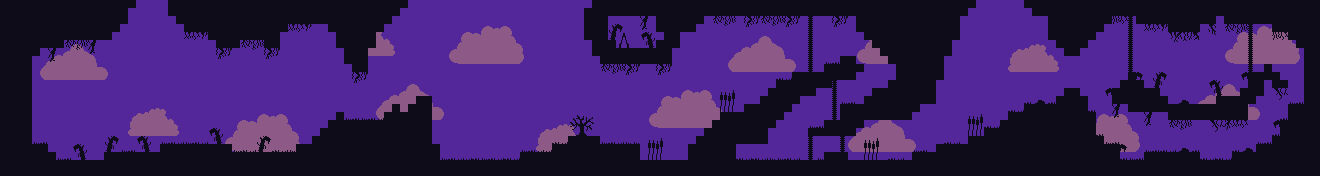

A 2D game scene composited from a Tiled map and its tileset images. What follows is a short description and the map's XML, with each tile layer's data collapsed to a summary:
An orthogonal 165x22 tile map with 8x8 px tiles, 3 tile layers (Clouds, Background, Foreground) and 10 objects (5x Slime Spawn, 3x Bat Spawn, 2x Emu Spawn).

<map version="1.5" tiledversion="1.7.2" orientation="orthogonal" renderorder="right-down" width="165" height="22" tilewidth="8" tileheight="8" infinite="0" backgroundcolor="#53269a" nextlayerid="5" nextobjectid="12">
 <tileset firstgid="1" source="background.tsx" />
 <layer id="3" name="Clouds" width="165" height="22">
  <data>[3630 cells, 609 non-empty, 69 distinct tile ids]</data>
 </layer>
 <layer id="1" name="Background" width="165" height="22">
  <data>[3630 cells, 1535 non-empty, 5 distinct tile ids]</data>
 </layer>
 <layer id="2" name="Foreground" width="165" height="22">
  <data>[3630 cells, 309 non-empty, 70 distinct tile ids]</data>
 </layer>
 <objectgroup id="4" name="Objects">
  <object id="1" type="Bat Spawn" x="560" y="56">
   <point />
  </object>
  <object id="2" type="Bat Spawn" x="472" y="32">
   <point />
  </object>
  <object id="4" type="Emu Spawn" x="992" y="128">
   <point />
  </object>
  <object id="5" type="Slime Spawn" x="488" y="160">
   <point />
  </object>
  <object id="6" type="Slime Spawn" x="280" y="152">
   <point />
  </object>
  <object id="7" type="Slime Spawn" x="216" y="144">
   <point />
  </object>
  <object id="8" type="Slime Spawn" x="368" y="120">
   <point />
  </object>
  <object id="9" type="Slime Spawn" x="744" y="160">
   <point />
  </object>
  <object id="10" type="Emu Spawn" x="808" y="72">
   <point />
  </object>
  <object id="11" type="Bat Spawn" x="1008" y="56">
   <point />
  </object>
 </objectgroup>
</map>
